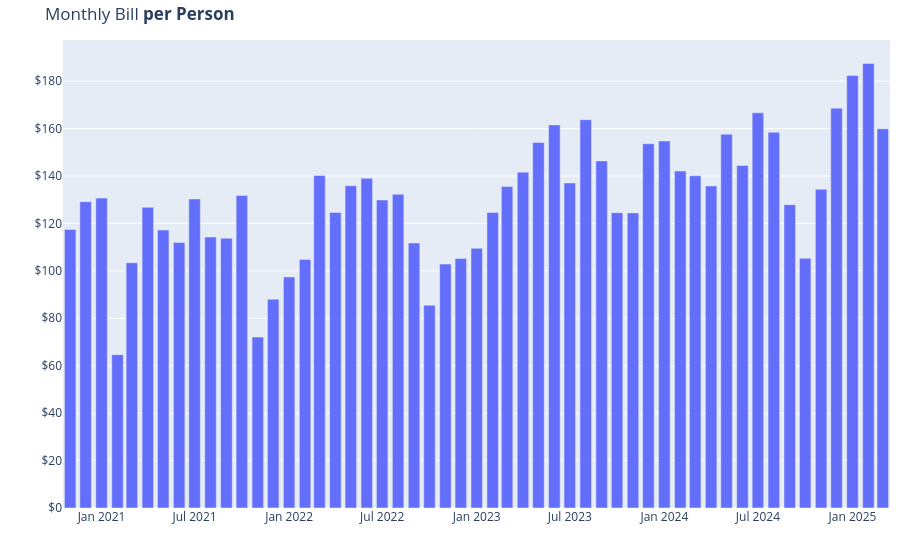

Here is the notebook cell this chart was saved with:
### Markdown cell above
<hr>

### Code cell
# group by year and month, sum Amount
monthly_amount = df.groupby(df["Date"].dt.to_period("M"))["Amount"].sum().reset_index()
monthly_amount["Date"] = monthly_amount["Date"].astype(
    str
)  # convert to string for Plotly

# calculate amount per person
monthly_amount["Amount_per_person"] = monthly_amount["Amount"] / 3

# plot
fig = px.bar(
    monthly_amount,
    x="Date",
    y="Amount_per_person",
    title="Monthly Bill <b>per Person</b>",
    labels={"Date": "Month and Year", "Amount_per_person": "Amount per Person ($)"},
)

# format y-axis to show currency
fig.update_traces(hovertemplate="Month and Year: %{x}<br>Amount per Person: $%{y:.2f}")

# format for mobile
fig.update_layout(
    xaxis=dict(title=""),
    yaxis=dict(
        title="",
        tickprefix="$",
    ),
    margin=dict(
        t=40,
        b=30,
        l=10,
        r=10,
    ),
    legend=dict(
        orientation="h",
        x=0.5,
        xanchor="center",
        y=-0.2,
    ),
)

fig.show()

### Figure 1 — Plotly figure (JSON) as saved in the notebook; plotly's stock layout.template omitted (floating-point values rounded to 4 significant figures)
{"data": [{"alignmentgroup": "True", "hovertemplate": "Month and Year: %{x}<br>Amount per Person: $%{y:.2f}", "legendgroup": "", "marker": {"color": "#636efa", "pattern": {"shape": ""}}, "name": "", "offsetgroup": "", "orientation": "v", "showlegend": false, "textposition": "auto", "type": "bar", "x": ["2020-11", "2020-12", "2021-01", "2021-02", "2021-03", "2021-04", "2021-05", "2021-06", "2021-07", "2021-08", "2021-09", "2021-10", "2021-11", "2021-12", "2022-01", "2022-02", "2022-03", "2022-04", "2022-05", "2022-06", "2022-07", "2022-08", "2022-09", "2022-10", "2022-11", "2022-12", "2023-01", "2023-02", "2023-03", "2023-04", "2023-05", "2023-06", "2023-07", "2023-08", "2023-09", "2023-10", "2023-11", "2023-12", "2024-01", "2024-02", "2024-03", "2024-04", "2024-05", "2024-06", "2024-07", "2024-08", "2024-09", "2024-10", "2024-11", "2024-12", "2025-01", "2025-02", "2025-03"], "xaxis": "x", "y": [117.4, 129.2, 130.7, 64.67, 103.4, 126.8, 117.2, 112.0, 130.3, 114.3, 113.7, 131.8, 72.07, 88.01, 97.41, 104.8, 140.2, 124.6, 135.9, 139.0, 129.9, 132.3, 111.7, 85.49, 102.8, 105.2, 109.5, 124.6, 135.5, 141.6, 154.1, 161.5, 137.1, 163.7, 146.4, 124.5, 124.4, 153.6, 154.8, 142.1, 140.1, 135.8, 157.6, 144.4, 166.6, 158.5, 127.9, 105.3, 134.4, 168.6, 182.4, 187.5, 159.9], "yaxis": "y"}], "layout": {"barmode": "relative", "legend": {"orientation": "h", "tracegroupgap": 0, "x": 0.5, "xanchor": "center", "y": -0.2}, "margin": {"b": 30, "l": 10, "r": 10, "t": 40}, "title": {"text": "Monthly Bill <b>per Person</b>"}, "xaxis": {"anchor": "y", "domain": [0, 1], "title": {"text": ""}}, "yaxis": {"anchor": "x", "domain": [0, 1], "tickprefix": "$", "title": {"text": ""}}}}
